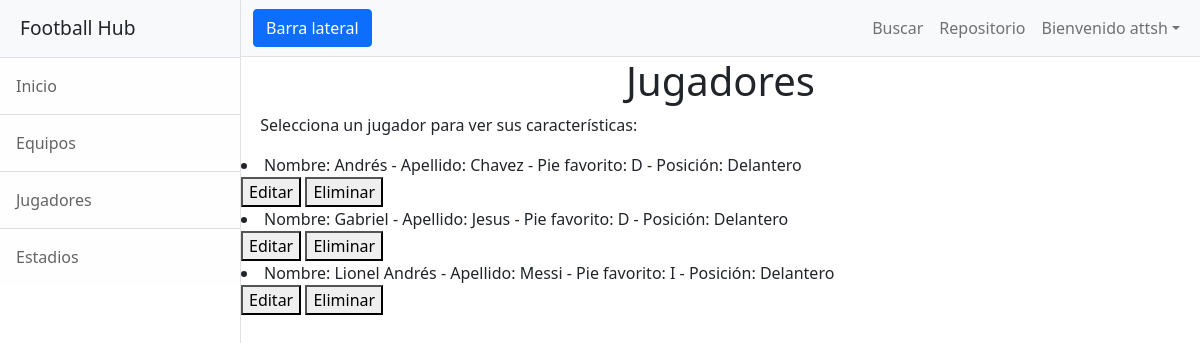
Page /App_fbhub/Jugadores/ (signed in) on the committed database.
### App_fbhub/models.py (models this page shows)
class Jugador(models.Model):
    nombre = models.CharField(max_length=40)
    apellido = models.CharField(max_length=40)
    pie_fav = models.CharField(max_length=1)
    posicion = models.CharField(max_length=20)
    def __str__(self):
        return f"Nombre: {self.nombre} - Apellido: {self.apellido} - Pie favorito: {self.pie_fav} - Posición: {self.posicion}"

### App_fbhub/views.py (the view)
# urls.py: path("Jugadores/", views.jugadores, name="Jugadores"),
def jugadores(request):
    jugadores = Jugador.objects.all()
    context = {"jugadores":jugadores}
    return render(request, "../templates/jugadores.html", context)

### App_fbhub/templates/jugadores.html
{% extends "padre.html" %}
{% load static %}
{% block changed_content  %}
<h1 style="display: flex; justify-content: center;"> Jugadores </h1>
<p style="margin-left: 2%;"> Selecciona un jugador para ver sus características: </p>
    {% for i in jugadores %}
        <li>{{i}}</li>
        <button><a href="{% url 'EditarJugador' i.nombre %}"></a>Editar</button>
        <button><a href="{% url 'Eliminar' i.nombre %}"></a>Eliminar</button>
    {% endfor %}
{% endblock %}

### App_fbhub/templates/padre.html (shortened to what this page needs)
<!DOCTYPE html>
<html lang="en">
    <head>
        {% load static %}
        <link href={% static "App_fbhub/css/styles.css" %} rel="stylesheet" />
    </head>
    <body>
        <div class="d-flex" id="wrapper">
            <div class="border-end bg-white" id="sidebar-wrapper">
                <div class="sidebar-heading border-bottom bg-light">Football Hub</div>
                <div class="list-group list-group-flush">
                    <a class="list-group-item list-group-item-action list-group-item-light p-3" href="{% url 'Inicio' %}">Inicio</a>
                    <a class="list-group-item list-group-item-action list-group-item-light p-3" href="{% url 'Equipos' %}">Equipos</a>
                    <a class="list-group-item list-group-item-action list-group-item-light p-3" href="{% url 'Jugadores' %}">Jugadores</a>
                    <a class="list-group-item list-group-item-action list-group-item-light p-3" href="{% url 'Estadios' %}">Estadios</a>
                </div>
            </div>
            <div id="page-content-wrapper">
                <nav class="navbar navbar-expand-lg navbar-light bg-light border-bottom">
                    <div class="container-fluid">
                        <button class="btn btn-primary" id="sidebarToggle">Barra lateral</button>
                        <div class="collapse navbar-collapse" id="navbarSupportedContent">
                            <ul class="navbar-nav ms-auto mt-2 mt-lg-0">
                                <li class="nav-item active"><a class="nav-link" href="{% url 'Buscar' %}">Buscar</a></li>
                                <li class="nav-item"><a class="nav-link" href="https://github.com/Ignacio-Humphreys/Tercera-Pre-Entrega-Humphreys" target="_blank">Repositorio</a></li>
                                <li class="nav-item dropdown">
                                        {% if request.user.is_authenticated %}
                                    <a class="nav-link dropdown-toggle" id="navbarDropdown" href="#" role="button" data-bs-toggle="dropdown" aria-haspopup="true" aria-expanded="false">Bienvenido {{user.username}}</a>
                                        {% endif %}
                                </li>
                            </ul>
                        </div>
                    </div>
                </nav>
                {% block changed_content %}{% endblock %}
            </div>
        </div>
    </body>
</html>

### rows in the picture
Jugador: nombre+apellido+pie_fav "Nombre: Andrés - Apellido: Chavez - Pie favorito: D - Posición: Delantero"
Jugador: nombre+apellido+pie_fav "Nombre: Gabriel - Apellido: Jesus - Pie favorito: D - Posición: Delantero"
Jugador: nombre+apellido+pie_fav "Nombre: Lionel Andrés - Apellido: Messi - Pie favorito: I - Posición: Delantero"

### other values in the picture
{{ user.username }} "attsh"
